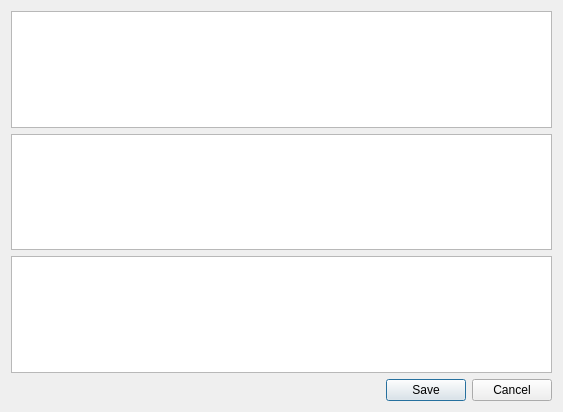
<?xml version="1.0" encoding="UTF-8"?>
<ui version="4.0">
 <class>WolfDesignerDialog</class>
 <widget class="QDialog" name="WolfDesignerDialog">
  <property name="geometry">
   <rect>
    <x>0</x>
    <y>0</y>
    <width>563</width>
    <height>412</height>
   </rect>
  </property>
  <property name="windowTitle">
   <string>Dialog</string>
  </property>
  <layout class="QGridLayout" name="gridLayout">
   <item row="1" column="0" colspan="2">
    <widget class="QPlainTextEdit" name="request"/>
   </item>
   <item row="4" column="1">
    <widget class="QDialogButtonBox" name="buttonBox">
     <property name="standardButtons">
      <set>QDialogButtonBox::Cancel|QDialogButtonBox::Save</set>
     </property>
    </widget>
   </item>
   <item row="0" column="0" colspan="2">
    <widget class="QPlainTextEdit" name="form"/>
   </item>
   <item row="2" column="0" colspan="2">
    <widget class="QPlainTextEdit" name="answer"/>
   </item>
  </layout>
 </widget>
 <tabstops>
  <tabstop>form</tabstop>
  <tabstop>request</tabstop>
  <tabstop>answer</tabstop>
  <tabstop>buttonBox</tabstop>
 </tabstops>
 <resources/>
 <connections/>
</ui>
